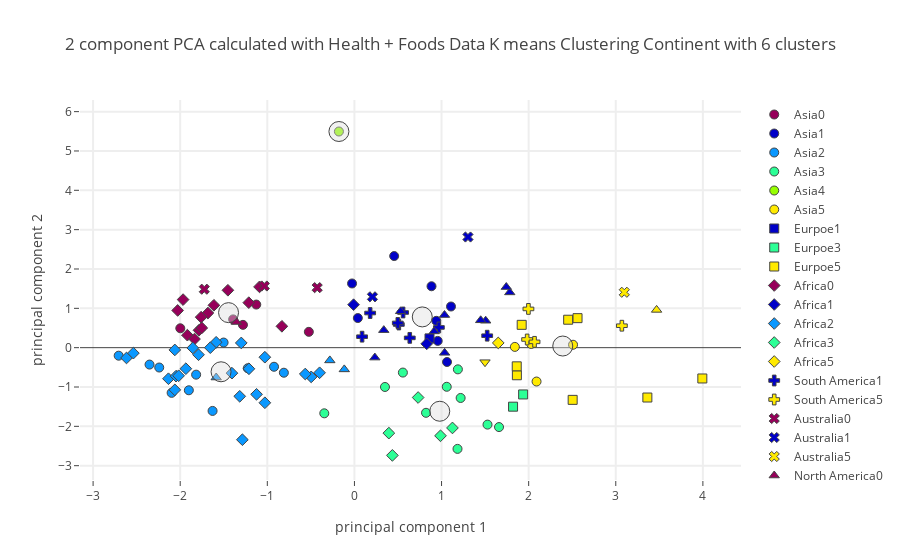

The notebook cell this image was saved under:
### Code cell
plot_plotly(protein_group_merged_stunting_ow_master_df,"Continent",continent_centers_health,6,"Health + Foods",'')

### Figure 1 — Plotly figure (JSON) as saved in the notebook; plotly's stock layout.template omitted (floating-point values rounded to 4 significant figures)
{"data": [{"marker": {"color": "rgb(150,0,90)", "line": {"width": 1}, "size": 9, "symbol": 0}, "mode": "markers", "name": "Asia0", "text": ["Cambodia", "Myanmar", "Philippines", "Sri Lanka", "Viet Nam"], "type": "scatter", "uid": "e9a104a0-94c4-434e-88d9-4959bd69301f", "x": [-1.999, -1.127, -1.392, -1.28, -0.5235], "y": [0.4925, 1.096, 0.719, 0.5799, 0.4022]}, {"marker": {"color": "rgb(0,0,200)", "line": {"width": 1}, "size": 9, "symbol": 0}, "mode": "markers", "name": "Asia1", "text": ["Brunei Darussalam", "China", "Japan", "Malaysia", "Oman", "Republic of Korea", "Saudi Arabia", "Thailand"], "type": "scatter", "uid": "62759a19-343f-4957-8d27-31c8e8790dc5", "x": [1.109, 0.9558, 0.4562, -0.02738, 0.9397, 0.8848, 1.063, 0.03895], "y": [1.046, 0.172, 2.329, 1.632, 0.6818, 1.561, -0.3642, 0.7529]}, {"marker": {"color": "rgb(10,152,255)", "line": {"width": 1}, "size": 9, "symbol": 0}, "mode": "markers", "name": "Asia2", "text": ["Afghanistan", "Bangladesh", "Democratic People's Republic of Korea", "India", "Indonesia", "Lao People's Democratic Republic", "Nepal", "Pakistan", "Tajikistan", "Timor-Leste", "Yemen"], "type": "scatter", "uid": "c2efb193-f499-4d22-9cf2-9d7989cf62c6", "x": [-1.629, -2.241, -1.502, -1.817, -1.224, -2.352, -1.901, -0.81, -0.9231, -2.706, -2.099], "y": [-1.608, -0.5048, 0.1303, -0.6863, -0.5226, -0.4297, -1.083, -0.637, -0.4854, -0.2039, -1.149]}, {"marker": {"color": "rgb(44,255,150)", "line": {"width": 1}, "size": 9, "symbol": 0}, "mode": "markers", "name": "Asia3", "text": ["Azerbaijan", "Georgia", "Iran (Islamic Republic of)", "Iraq", "Jordan", "Kyrgyzstan", "Lebanon", "Turkey", "Turkmenistan", "Uzbekistan"], "type": "scatter", "uid": "0ed346f6-09f3-43fc-a16b-1f6c868bf238", "x": [1.183, 1.66, 0.3506, -0.3461, 0.5563, 1.06, 1.187, 1.528, 1.219, 0.8219], "y": [-2.573, -2.018, -0.9991, -1.669, -0.633, -0.9944, -0.5512, -1.956, -1.279, -1.656]}, {"marker": {"color": "rgb(151,255,0)", "line": {"width": 1}, "size": 9, "symbol": 0}, "mode": "markers", "name": "Asia4", "text": ["Maldives"], "type": "scatter", "uid": "e5136836-ad43-48db-b045-4191f8b12189", "x": [-0.1782], "y": [5.495]}, {"marker": {"color": "rgb(255,234,0)", "line": {"width": 1}, "size": 9, "symbol": 0}, "mode": "markers", "name": "Asia5", "text": ["Armenia", "Kazakhstan", "Kuwait", "Mongolia"], "type": "scatter", "uid": "1c7b2b04-37ca-4fdc-9021-2094161d68cb", "x": [2.091, 2.51, 2.029, 1.842], "y": [-0.8608, 0.07444, 0.09389, 0.01944]}, {"marker": {"color": "rgb(150,0,90)", "line": {"width": 1}, "size": 9, "symbol": 1}, "mode": "markers", "name": "Eurpoe0", "text": [], "type": "scatter", "uid": "30905d44-4c0f-4ac4-af9a-b815cf6ee2ba", "x": [], "y": []}, {"marker": {"color": "rgb(0,0,200)", "line": {"width": 1}, "size": 9, "symbol": 1}, "mode": "markers", "name": "Eurpoe1", "text": ["Republic of Moldova"], "type": "scatter", "uid": "c6c2a703-791c-45b7-9cd1-aa0e873244a5", "x": [0.8618], "y": [0.2355]}, {"marker": {"color": "rgb(10,152,255)", "line": {"width": 1}, "size": 9, "symbol": 1}, "mode": "markers", "name": "Eurpoe2", "text": [], "type": "scatter", "uid": "ae6f7350-4da4-4e10-8286-f311d6bca08a", "x": [], "y": []}, {"marker": {"color": "rgb(44,255,150)", "line": {"width": 1}, "size": 9, "symbol": 1}, "mode": "markers", "name": "Eurpoe3", "text": ["Bosnia and Herzegovina", "Romania"], "type": "scatter", "uid": "66673e17-2fca-4af6-a615-4b24727aabfa", "x": [1.821, 1.937], "y": [-1.5, -1.189]}, {"marker": {"color": "rgb(151,255,0)", "line": {"width": 1}, "size": 9, "symbol": 1}, "mode": "markers", "name": "Eurpoe4", "text": [], "type": "scatter", "uid": "f54374a5-7b0e-4631-b508-7d80d2a4eb4d", "x": [], "y": []}, {"marker": {"color": "rgb(255,234,0)", "line": {"width": 1}, "size": 9, "symbol": 1}, "mode": "markers", "name": "Eurpoe5", "text": ["Albania", "Belarus", "Bulgaria", "Czechia", "Germany", "Montenegro", "Serbia", "Ukraine"], "type": "scatter", "uid": "a0d467e4-9518-42fd-b83e-27f644bd409d", "x": [3.363, 2.454, 1.865, 1.92, 2.561, 3.994, 1.863, 2.505], "y": [-1.267, 0.7105, -0.7013, 0.5804, 0.7503, -0.783, -0.4745, -1.327]}, {"marker": {"color": "rgb(150,0,90)", "line": {"width": 1}, "size": 9, "symbol": 2}, "mode": "markers", "name": "Africa0", "text": ["Angola", "Benin", "Central African Republic", "Congo", "Côte d'Ivoire", "Ghana", "Liberia", "Namibia", "Rwanda", "Sao Tome and Principe", "Sierra Leone", "Uganda", "United Republic of Tanzania"], "type": "scatter", "uid": "442037cc-a667-40e2-837c-9c64bfeed937", "x": [-1.682, -1.785, -1.967, -1.09, -1.76, -1.453, -1.918, -0.8327, -2.029, -1.213, -1.752, -1.613, -1.836], "y": [0.8798, 0.4422, 1.222, 1.545, 0.7755, 1.459, 0.3176, 0.5429, 0.9464, 1.144, 0.5024, 1.077, 0.2185]}, {"marker": {"color": "rgb(0,0,200)", "line": {"width": 1}, "size": 9, "symbol": 2}, "mode": "markers", "name": "Africa1", "text": ["Gabon", "Mauritius"], "type": "scatter", "uid": "b00093fb-b3d3-4bf4-b998-62b9270561c0", "x": [-0.00999, 0.8297], "y": [1.093, 0.09742]}, {"marker": {"color": "rgb(10,152,255)", "line": {"width": 1}, "size": 9, "symbol": 2}, "mode": "markers", "name": "Africa2", "text": ["Botswana", "Burkina Faso", "Cameroon", "Chad", "Djibouti", "Ethiopia", "Gambia", "Guinea", "Guinea-Bissau", "Kenya", "Lesotho", "Madagascar", "Malawi", "Mali", "Mauritania", "Mozambique", "Niger", "Nigeria", "Senegal", "Eswatini", "Togo", "Zambia", "Zimbabwe"], "type": "scatter", "uid": "233b699d-55bd-4127-95a2-9dd043306f52", "x": [-0.3999, -1.317, -1.587, -2.135, -1.124, -2.062, -1.406, -1.79, -1.655, -1.028, -1.286, -2.616, -2.048, -1.028, -0.4965, -2.062, -2.018, -2.538, -1.299, -0.5644, -1.856, -1.935, -1.211], "y": [-0.6384, -1.236, 0.1363, -0.7897, -1.186, -1.072, -0.6479, -0.1801, -0.0003974, -0.2425, -2.34, -0.2618, -0.724, -1.401, -0.7427, -0.05744, -0.7139, -0.1392, 0.1201, -0.67, -0.006796, -0.5347, -0.5367]}, {"marker": {"color": "rgb(44,255,150)", "line": {"width": 1}, "size": 9, "symbol": 2}, "mode": "markers", "name": "Africa3", "text": ["Algeria", "Egypt", "Morocco", "South Africa", "Tunisia"], "type": "scatter", "uid": "64631687-af92-4646-b2a6-7e5183d34556", "x": [0.988, 0.4355, 0.395, 0.7311, 1.125], "y": [-2.24, -2.738, -2.172, -1.267, -2.041]}, {"marker": {"color": "rgb(151,255,0)", "line": {"width": 1}, "size": 9, "symbol": 2}, "mode": "markers", "name": "Africa4", "text": [], "type": "scatter", "uid": "6a9f6e83-1f61-446b-90ab-39a3ee2063bc", "x": [], "y": []}, {"marker": {"color": "rgb(255,234,0)", "line": {"width": 1}, "size": 9, "symbol": 2}, "mode": "markers", "name": "Africa5", "text": ["Sudan"], "type": "scatter", "uid": "7ebfc56c-935f-4c42-a626-aa1311d26e3a", "x": [1.651], "y": [0.1204]}, {"marker": {"color": "rgb(150,0,90)", "line": {"width": 1}, "size": 9, "symbol": 3}, "mode": "markers", "name": "South America0", "text": [], "type": "scatter", "uid": "6424548f-b81b-4958-bef0-8d22aeee6ad9", "x": [], "y": []}, {"marker": {"color": "rgb(0,0,200)", "line": {"width": 1}, "size": 9, "symbol": 3}, "mode": "markers", "name": "South America1", "text": ["Bolivia (Plurinational State of)", "Colombia", "Ecuador", "Guyana", "Paraguay", "Peru", "Suriname", "Venezuela (Bolivarian Republic of)"], "type": "scatter", "uid": "421d2f6b-d1da-4672-a676-9dbacebb2a33", "x": [0.6352, 0.5584, 0.5094, 0.4978, 1.524, 0.08766, 0.1804, 0.9693], "y": [0.2486, 0.8943, 0.5888, 0.6285, 0.3043, 0.2794, 0.8808, 0.5141]}, {"marker": {"color": "rgb(10,152,255)", "line": {"width": 1}, "size": 9, "symbol": 3}, "mode": "markers", "name": "South America2", "text": [], "type": "scatter", "uid": "ab7db43e-84ea-49ea-8c3c-c9f30ce8fb3e", "x": [], "y": []}, {"marker": {"color": "rgb(44,255,150)", "line": {"width": 1}, "size": 9, "symbol": 3}, "mode": "markers", "name": "South America3", "text": [], "type": "scatter", "uid": "6f3c1db5-e9f6-48a0-a3ea-04f5ce97c143", "x": [], "y": []}, {"marker": {"color": "rgb(151,255,0)", "line": {"width": 1}, "size": 9, "symbol": 3}, "mode": "markers", "name": "South America4", "text": [], "type": "scatter", "uid": "a14bb0f9-984f-45e7-951e-f070d14b431f", "x": [], "y": []}, {"marker": {"color": "rgb(255,234,0)", "line": {"width": 1}, "size": 9, "symbol": 3}, "mode": "markers", "name": "South America5", "text": ["Argentina", "Brazil", "Chile", "Uruguay"], "type": "scatter", "uid": "48c2ef3d-0ed5-4042-b4ca-3ec9b272dc32", "x": [3.07, 1.997, 1.982, 2.067], "y": [0.5579, 0.9849, 0.2082, 0.1477]}, {"marker": {"color": "rgb(150,0,90)", "line": {"width": 1}, "size": 9, "symbol": 4}, "mode": "markers", "name": "Australia0", "text": ["Kiribati", "Solomon Islands", "Vanuatu"], "type": "scatter", "uid": "347516cb-aba2-449a-9304-ee4e0b596c57", "x": [-0.4276, -1.724, -1.035], "y": [1.526, 1.486, 1.568]}, {"marker": {"color": "rgb(0,0,200)", "line": {"width": 1}, "size": 9, "symbol": 4}, "mode": "markers", "name": "Australia1", "text": ["Fiji", "Samoa"], "type": "scatter", "uid": "90d0efd1-a464-4b25-bba9-3f24d9c8954d", "x": [0.2066, 1.303], "y": [1.293, 2.813]}, {"marker": {"color": "rgb(10,152,255)", "line": {"width": 1}, "size": 9, "symbol": 4}, "mode": "markers", "name": "Australia2", "text": [], "type": "scatter", "uid": "bc867c06-2596-4e9a-97bf-0739e6096753", "x": [], "y": []}, {"marker": {"color": "rgb(44,255,150)", "line": {"width": 1}, "size": 9, "symbol": 4}, "mode": "markers", "name": "Australia3", "text": [], "type": "scatter", "uid": "2e6a8a66-98a6-4f72-9e7a-865529d953dd", "x": [], "y": []}, {"marker": {"color": "rgb(151,255,0)", "line": {"width": 1}, "size": 9, "symbol": 4}, "mode": "markers", "name": "Australia4", "text": [], "type": "scatter", "uid": "f27adbb8-ec82-4f48-922d-e53c892c41fd", "x": [], "y": []}, {"marker": {"color": "rgb(255,234,0)", "line": {"width": 1}, "size": 9, "symbol": 4}, "mode": "markers", "name": "Australia5", "text": ["Australia"], "type": "scatter", "uid": "6fd70acd-b00f-4d27-8c08-e8f2caae3d68", "x": [3.098], "y": [1.409]}, {"marker": {"color": "rgb(150,0,90)", "line": {"width": 1}, "size": 9, "symbol": 5}, "mode": "markers", "name": "North America0", "text": ["Haiti"], "type": "scatter", "uid": "f8e602b3-e4df-4982-9902-c0ec671a286e", "x": [-1.355], "y": [0.6523]}, {"marker": {"color": "rgb(0,0,200)", "line": {"width": 1}, "size": 9, "symbol": 5}, "mode": "markers", "name": "North America1", "text": ["Barbados", "Belize", "Costa Rica", "Dominican Republic", "El Salvador", "Jamaica", "Mexico", "Panama", "Saint Lucia", "Trinidad and Tobago"], "type": "scatter", "uid": "15df382d-dcd9-4428-a0c8-35a69014d00e", "x": [1.783, 0.3369, 1.507, 0.5301, 0.2343, 1.034, 1.035, 0.9149, 1.743, 1.449], "y": [1.404, 0.4458, 0.685, 0.9246, -0.2521, 0.8288, -0.1313, 0.4126, 1.541, 0.6957]}, {"marker": {"color": "rgb(10,152,255)", "line": {"width": 1}, "size": 9, "symbol": 5}, "mode": "markers", "name": "North America2", "text": ["Guatemala", "Honduras", "Nicaragua"], "type": "scatter", "uid": "194119e3-e53c-43c6-89b8-7fbe2a000f55", "x": [-1.587, -0.2824, -0.1164], "y": [-0.7588, -0.3243, -0.5526]}, {"marker": {"color": "rgb(44,255,150)", "line": {"width": 1}, "size": 9, "symbol": 5}, "mode": "markers", "name": "North America3", "text": [], "type": "scatter", "uid": "838e09bb-8661-4984-94ac-038cbdb49421", "x": [], "y": []}, {"marker": {"color": "rgb(151,255,0)", "line": {"width": 1}, "size": 9, "symbol": 5}, "mode": "markers", "name": "North America4", "text": [], "type": "scatter", "uid": "80a72a11-63eb-4a50-b2ee-cf26ea5dc33b", "x": [], "y": []}, {"marker": {"color": "rgb(255,234,0)", "line": {"width": 1}, "size": 9, "symbol": 5}, "mode": "markers", "name": "North America5", "text": ["United States of America"], "type": "scatter", "uid": "15930fe9-43e6-43c5-88bd-ebc92e2f66a9", "x": [3.469], "y": [0.9598]}, {"marker": {"color": "rgb(150,0,90)", "line": {"width": 1}, "size": 9, "symbol": 6}, "mode": "markers", "name": "Europe0", "text": [], "type": "scatter", "uid": "12c16a9f-b6c8-4def-a704-49e654c80b5f", "x": [], "y": []}, {"marker": {"color": "rgb(0,0,200)", "line": {"width": 1}, "size": 9, "symbol": 6}, "mode": "markers", "name": "Europe1", "text": [], "type": "scatter", "uid": "6bc0b41f-8285-4c76-9aa4-c7dfdf114076", "x": [], "y": []}, {"marker": {"color": "rgb(10,152,255)", "line": {"width": 1}, "size": 9, "symbol": 6}, "mode": "markers", "name": "Europe2", "text": [], "type": "scatter", "uid": "94acf65c-19d2-40ce-990b-2decd9b0a823", "x": [], "y": []}, {"marker": {"color": "rgb(44,255,150)", "line": {"width": 1}, "size": 9, "symbol": 6}, "mode": "markers", "name": "Europe3", "text": [], "type": "scatter", "uid": "d73ad270-95ec-40fe-adff-971137598a93", "x": [], "y": []}, {"marker": {"color": "rgb(151,255,0)", "line": {"width": 1}, "size": 9, "symbol": 6}, "mode": "markers", "name": "Europe4", "text": [], "type": "scatter", "uid": "1721a835-dff1-4d15-a4cf-438206eeb6d3", "x": [], "y": []}, {"marker": {"color": "rgb(255,234,0)", "line": {"width": 1}, "size": 9, "symbol": 6}, "mode": "markers", "name": "Europe5", "text": ["Republic of North Macedonia"], "type": "scatter", "uid": "dd1f2447-1040-4078-8e98-72750e9526ed", "x": [1.499], "y": [-0.3689]}, {"marker": {"color": "rgba(220, 220, 220, .4)", "line": {"width": 1}, "size": 20}, "mode": "markers", "name": "Center", "type": "scatter", "uid": "31b2f755-974f-48a4-a723-373ab466d6b7", "x": [-1.445, 0.7787, -1.531, 0.9795, -0.1782, 2.391], "y": [0.8907, 0.7818, -0.613, -1.616, 5.495, 0.04168]}], "layout": {"hovermode": "closest", "showlegend": true, "title": {"text": "2 component PCA calculated with Health + Foods Data K means Clustering Continent with 6 clusters"}, "xaxis": {"gridwidth": 2, "ticklen": 5, "title": {"text": "principal component 1"}, "zeroline": false}, "yaxis": {"gridwidth": 2, "ticklen": 5, "title": {"text": "principal component 2"}}}}
